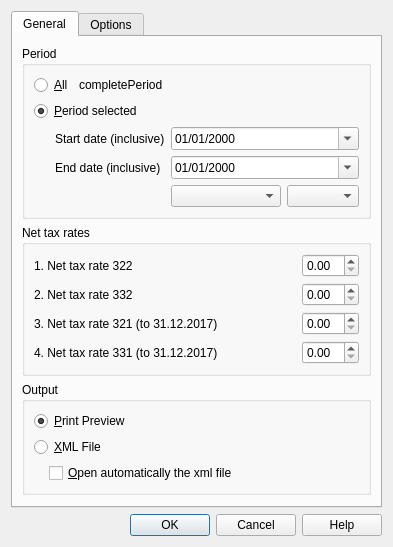
<?xml version="1.0" encoding="UTF-8"?>
<ui version="4.0">
 <class>SwissNetTaxRateDialog</class>
 <widget class="QDialog" name="SwissNetTaxRateDialog">
  <property name="geometry">
   <rect>
    <x>0</x>
    <y>0</y>
    <width>378</width>
    <height>505</height>
   </rect>
  </property>
  <property name="windowTitle">
   <string notr="true">Swiss VAT return - Net tax rate</string>
  </property>
  <layout class="QVBoxLayout" name="verticalLayout_5">
   <item>
    <widget class="QTabWidget" name="tabWidget">
     <property name="currentIndex">
      <number>0</number>
     </property>
     <widget class="QWidget" name="tabGeneral">
      <attribute name="title">
       <string>General</string>
      </attribute>
      <layout class="QVBoxLayout" name="verticalLayout_7">
       <item>
        <widget class="QGroupBox" name="periodGroupBox">
         <property name="title">
          <string notr="true">Period</string>
         </property>
         <layout class="QVBoxLayout" name="verticalLayout">
          <item>
           <layout class="QHBoxLayout" name="horizontalLayout_3">
            <item>
             <widget class="QRadioButton" name="periodAllRadioButton">
              <property name="text">
               <string notr="true">&amp;All</string>
              </property>
              <property name="checked">
               <bool>false</bool>
              </property>
             </widget>
            </item>
            <item>
             <widget class="QLabel" name="periodAllLabel">
              <property name="sizePolicy">
               <sizepolicy hsizetype="Expanding" vsizetype="Preferred">
                <horstretch>0</horstretch>
                <verstretch>0</verstretch>
               </sizepolicy>
              </property>
              <property name="text">
               <string notr="true">completePeriod</string>
              </property>
             </widget>
            </item>
           </layout>
          </item>
          <item>
           <widget class="QRadioButton" name="periodSelectedRadioButton">
            <property name="text">
             <string notr="true">&amp;Period selected</string>
            </property>
            <property name="checked">
             <bool>true</bool>
            </property>
           </widget>
          </item>
          <item>
           <layout class="QGridLayout" name="gridLayout">
            <item row="0" column="0">
             <spacer name="horizontalSpacer_2">
              <property name="orientation">
               <enum>Qt::Horizontal</enum>
              </property>
              <property name="sizeType">
               <enum>QSizePolicy::Fixed</enum>
              </property>
              <property name="sizeHint" stdset="0">
               <size>
                <width>15</width>
                <height>20</height>
               </size>
              </property>
             </spacer>
            </item>
            <item row="0" column="1">
             <widget class="QLabel" name="startDateLabel">
              <property name="text">
               <string>Start date (inclusive)</string>
              </property>
             </widget>
            </item>
            <item row="0" column="2">
             <widget class="QDateEdit" name="startDateEdit">
              <property name="sizePolicy">
               <sizepolicy hsizetype="Expanding" vsizetype="Fixed">
                <horstretch>0</horstretch>
                <verstretch>0</verstretch>
               </sizepolicy>
              </property>
              <property name="frame">
               <bool>true</bool>
              </property>
              <property name="displayFormat">
               <string>dd/MM/yyyy</string>
              </property>
              <property name="calendarPopup">
               <bool>true</bool>
              </property>
             </widget>
            </item>
            <item row="1" column="0">
             <spacer name="horizontalSpacer_4">
              <property name="orientation">
               <enum>Qt::Horizontal</enum>
              </property>
              <property name="sizeType">
               <enum>QSizePolicy::Fixed</enum>
              </property>
              <property name="sizeHint" stdset="0">
               <size>
                <width>15</width>
                <height>20</height>
               </size>
              </property>
             </spacer>
            </item>
            <item row="1" column="1">
             <widget class="QLabel" name="toDateLabel">
              <property name="text">
               <string>End date (inclusive)</string>
              </property>
             </widget>
            </item>
            <item row="1" column="2">
             <widget class="QDateEdit" name="toDateEdit">
              <property name="autoFillBackground">
               <bool>false</bool>
              </property>
              <property name="displayFormat">
               <string>dd/MM/yyyy</string>
              </property>
              <property name="calendarPopup">
               <bool>true</bool>
              </property>
             </widget>
            </item>
            <item row="2" column="0" colspan="2">
             <spacer name="horizontalSpacer_3">
              <property name="orientation">
               <enum>Qt::Horizontal</enum>
              </property>
              <property name="sizeHint" stdset="0">
               <size>
                <width>108</width>
                <height>20</height>
               </size>
              </property>
             </spacer>
            </item>
            <item row="2" column="2">
             <layout class="QHBoxLayout" name="horizontalLayout">
              <item>
               <widget class="QComboBox" name="periodComboBox">
                <property name="sizePolicy">
                 <sizepolicy hsizetype="Expanding" vsizetype="Fixed">
                  <horstretch>0</horstretch>
                  <verstretch>0</verstretch>
                 </sizepolicy>
                </property>
                <property name="minimumSize">
                 <size>
                  <width>110</width>
                  <height>0</height>
                 </size>
                </property>
               </widget>
              </item>
              <item>
               <widget class="QComboBox" name="yearComboBox"/>
              </item>
             </layout>
            </item>
           </layout>
          </item>
         </layout>
        </widget>
       </item>
       <item>
        <widget class="QGroupBox" name="taxRatesGroupBox">
         <property name="title">
          <string>Net tax rates</string>
         </property>
         <layout class="QVBoxLayout" name="verticalLayout_3">
          <item>
           <layout class="QGridLayout" name="gridLayout_2">
            <item row="0" column="1">
             <widget class="QDoubleSpinBox" name="taxRate1DoubleSpinBox">
              <property name="autoFillBackground">
               <bool>true</bool>
              </property>
             </widget>
            </item>
            <item row="3" column="1">
             <widget class="QDoubleSpinBox" name="taxRate4DoubleSpinBox">
              <property name="autoFillBackground">
               <bool>true</bool>
              </property>
             </widget>
            </item>
            <item row="2" column="0">
             <widget class="QLabel" name="taxRate3Label">
              <property name="text">
               <string>3. Net tax rate 321 (to 31.12.2017)</string>
              </property>
              <property name="buddy">
               <cstring>taxRate3DoubleSpinBox</cstring>
              </property>
             </widget>
            </item>
            <item row="0" column="0">
             <widget class="QLabel" name="taxRate1Label">
              <property name="sizePolicy">
               <sizepolicy hsizetype="Expanding" vsizetype="Preferred">
                <horstretch>0</horstretch>
                <verstretch>0</verstretch>
               </sizepolicy>
              </property>
              <property name="text">
               <string>1. Net tax rate 322</string>
              </property>
              <property name="buddy">
               <cstring>taxRate1DoubleSpinBox</cstring>
              </property>
             </widget>
            </item>
            <item row="3" column="0">
             <widget class="QLabel" name="taxRate4Label">
              <property name="text">
               <string>4. Net tax rate 331 (to 31.12.2017)</string>
              </property>
              <property name="buddy">
               <cstring>taxRate4DoubleSpinBox</cstring>
              </property>
             </widget>
            </item>
            <item row="1" column="0">
             <widget class="QLabel" name="taxRate2Label">
              <property name="text">
               <string>2. Net tax rate 332</string>
              </property>
              <property name="buddy">
               <cstring>taxRate2DoubleSpinBox</cstring>
              </property>
             </widget>
            </item>
            <item row="2" column="1">
             <widget class="QDoubleSpinBox" name="taxRate3DoubleSpinBox">
              <property name="autoFillBackground">
               <bool>true</bool>
              </property>
             </widget>
            </item>
            <item row="1" column="1">
             <widget class="QDoubleSpinBox" name="taxRate2DoubleSpinBox">
              <property name="autoFillBackground">
               <bool>true</bool>
              </property>
              <property name="wrapping">
               <bool>false</bool>
              </property>
              <property name="frame">
               <bool>true</bool>
              </property>
             </widget>
            </item>
           </layout>
          </item>
         </layout>
        </widget>
       </item>
       <item>
        <widget class="QGroupBox" name="outputGroupBox">
         <property name="title">
          <string>Output</string>
         </property>
         <layout class="QVBoxLayout" name="verticalLayout_2">
          <item>
           <widget class="QRadioButton" name="reportRadioButton">
            <property name="text">
             <string>&amp;Print Preview</string>
            </property>
            <property name="checked">
             <bool>true</bool>
            </property>
           </widget>
          </item>
          <item>
           <widget class="QRadioButton" name="xmlRadioButton">
            <property name="text">
             <string>&amp;XML File</string>
            </property>
           </widget>
          </item>
          <item>
           <layout class="QHBoxLayout" name="horizontalLayout_2">
            <item>
             <spacer name="horizontalSpacer">
              <property name="orientation">
               <enum>Qt::Horizontal</enum>
              </property>
              <property name="sizeType">
               <enum>QSizePolicy::Fixed</enum>
              </property>
              <property name="sizeHint" stdset="0">
               <size>
                <width>15</width>
                <height>20</height>
               </size>
              </property>
             </spacer>
            </item>
            <item>
             <widget class="QCheckBox" name="xmlOpenCheckBox">
              <property name="text">
               <string>&amp;Open automatically the xml file</string>
              </property>
             </widget>
            </item>
           </layout>
          </item>
         </layout>
        </widget>
       </item>
       <item>
        <spacer name="verticalSpacer">
         <property name="orientation">
          <enum>Qt::Vertical</enum>
         </property>
         <property name="sizeHint" stdset="0">
          <size>
           <width>20</width>
           <height>24</height>
          </size>
         </property>
        </spacer>
       </item>
      </layout>
     </widget>
     <widget class="QWidget" name="tabOptions">
      <attribute name="title">
       <string>Options</string>
      </attribute>
      <layout class="QVBoxLayout" name="verticalLayout_6">
       <item>
        <widget class="QGroupBox" name="xmlOptionsGroupBox">
         <property name="title">
          <string>XML Options</string>
         </property>
         <layout class="QVBoxLayout" name="verticalLayout_4">
          <item>
           <layout class="QGridLayout" name="gridLayout_3">
            <item row="0" column="0">
             <widget class="QLabel" name="typeOfSubmissionLabel">
              <property name="text">
               <string>Type of submission</string>
              </property>
             </widget>
            </item>
            <item row="0" column="1">
             <widget class="QComboBox" name="typeOfSubmissionComboBox"/>
            </item>
            <item row="1" column="0">
             <widget class="QLabel" name="formOfReportingLabel">
              <property name="text">
               <string>Form of reporting</string>
              </property>
             </widget>
            </item>
            <item row="1" column="1">
             <widget class="QComboBox" name="formOfReportingComboBox"/>
            </item>
            <item row="2" column="0">
             <widget class="QLabel" name="desVariousDeductionsLabel">
              <property name="text">
               <string>Description various deduction</string>
              </property>
             </widget>
            </item>
            <item row="2" column="1">
             <widget class="QLineEdit" name="desVariousDeductionsLineEdit"/>
            </item>
            <item row="3" column="0">
             <widget class="QLabel" name="desActivity322Label">
              <property name="text">
               <string>Description activity 322</string>
              </property>
             </widget>
            </item>
            <item row="3" column="1">
             <widget class="QLineEdit" name="desActivity322LineEdit"/>
            </item>
            <item row="4" column="0">
             <widget class="QLabel" name="desActivity332Label">
              <property name="text">
               <string>Description activity 332</string>
              </property>
             </widget>
            </item>
            <item row="4" column="1">
             <widget class="QLineEdit" name="desActivity332LineEdit"/>
            </item>
            <item row="5" column="0">
             <widget class="QLabel" name="desActivity321Label">
              <property name="text">
               <string>Description activity 321</string>
              </property>
             </widget>
            </item>
            <item row="5" column="1">
             <widget class="QLineEdit" name="desActivity321LineEdit"/>
            </item>
            <item row="6" column="0">
             <widget class="QLabel" name="desActivity331Label">
              <property name="text">
               <string>Description activity 331</string>
              </property>
             </widget>
            </item>
            <item row="6" column="1">
             <widget class="QLineEdit" name="desActivity331LineEdit"/>
            </item>
           </layout>
          </item>
         </layout>
        </widget>
       </item>
       <item>
        <widget class="QCheckBox" name="adjustRoundingCheckBox">
         <property name="text">
          <string>&amp;Adjust rounding differences</string>
         </property>
        </widget>
       </item>
       <item>
        <spacer name="verticalSpacer_2">
         <property name="orientation">
          <enum>Qt::Vertical</enum>
         </property>
         <property name="sizeHint" stdset="0">
          <size>
           <width>20</width>
           <height>237</height>
          </size>
         </property>
        </spacer>
       </item>
      </layout>
     </widget>
    </widget>
   </item>
   <item>
    <widget class="QDialogButtonBox" name="buttonBox">
     <property name="standardButtons">
      <set>QDialogButtonBox::Cancel|QDialogButtonBox::Help|QDialogButtonBox::Ok</set>
     </property>
    </widget>
   </item>
  </layout>
 </widget>
 <tabstops>
  <tabstop>tabWidget</tabstop>
  <tabstop>periodAllRadioButton</tabstop>
  <tabstop>periodSelectedRadioButton</tabstop>
  <tabstop>startDateEdit</tabstop>
  <tabstop>toDateEdit</tabstop>
  <tabstop>periodComboBox</tabstop>
  <tabstop>yearComboBox</tabstop>
  <tabstop>taxRate1DoubleSpinBox</tabstop>
  <tabstop>taxRate2DoubleSpinBox</tabstop>
  <tabstop>taxRate3DoubleSpinBox</tabstop>
  <tabstop>taxRate4DoubleSpinBox</tabstop>
  <tabstop>reportRadioButton</tabstop>
  <tabstop>xmlRadioButton</tabstop>
  <tabstop>xmlOpenCheckBox</tabstop>
  <tabstop>typeOfSubmissionComboBox</tabstop>
  <tabstop>formOfReportingComboBox</tabstop>
  <tabstop>desVariousDeductionsLineEdit</tabstop>
  <tabstop>desActivity322LineEdit</tabstop>
  <tabstop>desActivity332LineEdit</tabstop>
  <tabstop>desActivity321LineEdit</tabstop>
  <tabstop>desActivity331LineEdit</tabstop>
  <tabstop>adjustRoundingCheckBox</tabstop>
 </tabstops>
 <resources/>
 <connections>
  <connection>
   <sender>buttonBox</sender>
   <signal>rejected()</signal>
   <receiver>SwissNetTaxRateDialog</receiver>
   <slot>reject()</slot>
   <hints>
    <hint type="sourcelabel">
     <x>317</x>
     <y>405</y>
    </hint>
    <hint type="destinationlabel">
     <x>204</x>
     <y>308</y>
    </hint>
   </hints>
  </connection>
 </connections>
 <slots>
  <slot>checkdata()</slot>
 </slots>
</ui>
